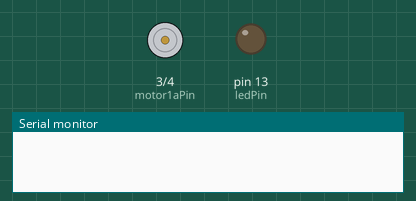
Simulated run of this sketch. Board: Arduino Leonardo, built with avr-gcc and run on an emulated ATmega32U4. On the bench: motor-driver pin pairs drawn as motors (green arrow = first pin HIGH = forward, orange = second pin HIGH = backward, longer = more drive, scaled by the enable pin), output pins drawn as LEDs (lit = HIGH), the last lines printed to the serial monitor. The local clock reads 2024-03-15 10:24:30 at power-on unless the sketch sets it.

Above: at 0.1 s.
At 3.1 s:
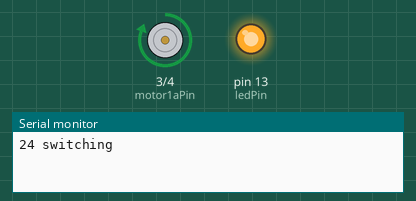
At 32.1 s:
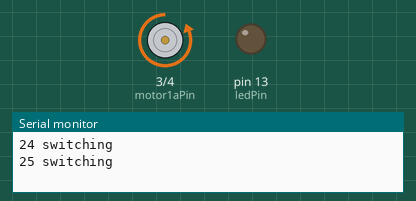
At 92.1 s:
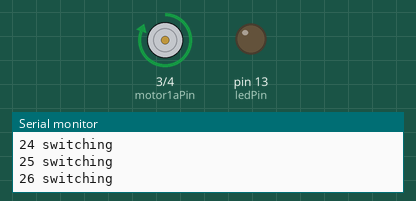
Timing chart, 0 to 93.6 s (numbered marks = the images above):
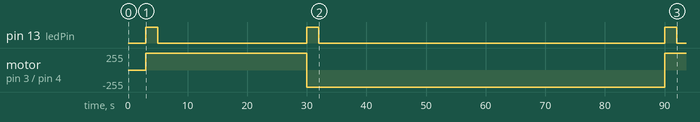

The sketch:

HyungClock_RTC_HB_v1.ino
```cpp
// Date and time functions using a DS3231 RTC connected via I2C and Wire lib
#include <Wire.h>
#include "RTClib.h"

RTC_DS3231 rtc;

char daysOfTheWeek[7][12] = { "Sunday", "Monday", "Tuesday", "Wednesday", "Thursday", "Friday", "Saturday" };
int motor1aPin = 3;  // H-bridge motor1, leg a
int motor1bPin = 4;  // H-bridge motor1, leg b
int speed1Pin = 9;   // H-bridge motor1, speed pin
int ledPin = 13;     //LED

int SWITCHTIME = 2000;
int MOTORSPEED = 255;

int currentMinute = 0;
int previousMinute = 0;

void setup() {
#ifndef ESP8266
  while (!Serial)
    ;  // for Leonardo/Micro/Zero
#endif

  Serial.begin(9600);
  delay(3000);  // wait for console opening
  if (!rtc.begin()) {
    Serial.println("Couldn't find RTC");
    while (1)
      ;
  }
  if (rtc.lostPower()) {
    Serial.println("RTC lost power, lets set the time!");
    // following line sets the RTC to the date & time this sketch was compiled
    rtc.adjust(DateTime(F(__DATE__), F(__TIME__)));
    // This line sets the RTC with an explicit date & time, for example to set
    // January 21, 2014 at 3am you would call:
    // rtc.adjust(DateTime(2014, 1, 21, 3, 0, 0));
  }
  pinMode(motor1aPin, OUTPUT);
  pinMode(motor1bPin, OUTPUT);
  pinMode(speed1Pin, OUTPUT);
  pinMode(ledPin, OUTPUT);
}

void loop() {
  DateTime now = rtc.now();
  //  serialTimePrint(now);

  currentMinute = now.minute();
  if (currentMinute != previousMinute) {
    Serial.print(now.minute(), DEC);
    Serial.println(" switching");
    previousMinute = currentMinute;
    digitalWrite(ledPin, HIGH);
    setMotor(MOTORSPEED);
    MOTORSPEED = -MOTORSPEED;
    delay(SWITCHTIME);
  } else {
    digitalWrite(ledPin, LOW);
  }

  /*
  digitalWrite(ledPin, HIGH);
  setMotor(255);
  delay(SWITCHTIME);

  digitalWrite(ledPin, LOW);
  setMotor(-255);
  delay(SWITCHTIME);
  */

  delay(10);
}


void setMotor(int speed1) {
  if (speed1 < 0) {
    // drive backwards
    digitalWrite(motor1aPin, LOW);
    digitalWrite(motor1bPin, HIGH);
    analogWrite(speed1Pin, abs(speed1));
  } else {
    // drive forward
    digitalWrite(motor1aPin, HIGH);
    digitalWrite(motor1bPin, LOW);
    analogWrite(speed1Pin, speed1);
  }
}

void serialTimePrint(DateTime now) {
  Serial.print(now.year(), DEC);
  Serial.print('/');
  Serial.print(now.month(), DEC);
  Serial.print('/');
  Serial.print(now.day(), DEC);
  Serial.print(" (");
  Serial.print(daysOfTheWeek[now.dayOfTheWeek()]);
  Serial.print(") ");
  Serial.print(now.hour(), DEC);
  Serial.print(':');
  Serial.print(now.minute(), DEC);
  Serial.print(':');
  Serial.print(now.second(), DEC);
  Serial.println();
}
```

Measured:
- by itself, pin 13 (ledPin): goes HIGH 2.0 s, LOW 25.0 s, HIGH 2.0 s, LOW 58.0 s, HIGH 2.0 s, then LOW
- by itself, motor on pin 3 (motor1aPin) / pin 4 (motor1bPin): stopped → forward 255/255 at 3.0 s, → backward 255/255 27.0 s later, → forward 255/255 60.0 s later
